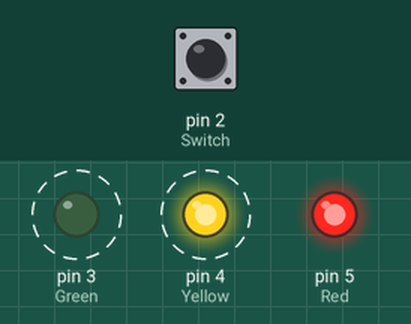
The sketch below on a simulated Arduino Uno, built with avr-gcc and run on an emulated ATmega328P. Shown: output pins drawn as LEDs (lit = HIGH). Dashed ring = blinking. The inputs (shaded band) are chosen by the test bench; at power-on: pin 2 (Switch) HIGH.

Above: at 4.8 s.
4.9 s: pin 2 (Switch) pulled LOW for 2.35 s
At 5.8 s:
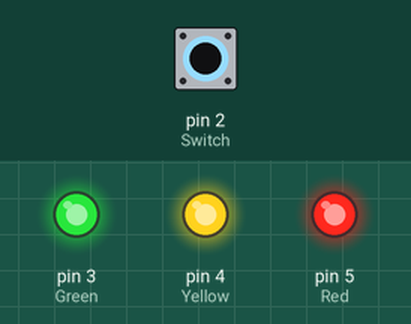
At 6.6 s:
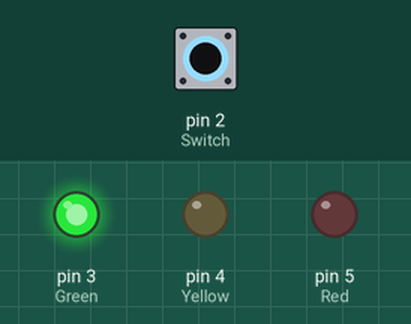
Timing chart, 0 to 14.7 s (numbered marks = the images above; inputs shaded):
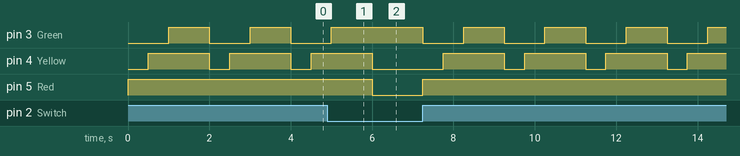

The sketch:

_02._Spaceship_Interface.ino
```cpp
void setup(){
  pinMode(3, OUTPUT); // Green
  pinMode(4, OUTPUT); // Yellow
  pinMode(5, OUTPUT); // Red
  pinMode(2, INPUT);  // Switch
}

void loop(){
  int switchState = digitalRead(2);
  if(switchState == LOW){
    // Switch not pressed
    digitalWrite(3, HIGH);
    digitalWrite(4, LOW);
    digitalWrite(5, LOW);
  }
  else{
    digitalWrite(3, LOW);
    digitalWrite(4, LOW);
    digitalWrite(5, HIGH);

    delay(500);
    digitalWrite(4, HIGH);

    delay(500);
    digitalWrite(3, HIGH);

    delay(1000);
    digitalWrite(5, HIGH);
    digitalWrite(4, HIGH);
  }
}
```

Measured:
- after the input at 4.9 s, pin 5 (Red): HIGH → LOW after 1.1 s, → HIGH 1.2 s later
- by itself, pin 3 (Green): repeats every 2.0 s: LOW 1.0 s, HIGH 1.0 s
- by itself, pin 4 (Yellow): repeats every 2.0 s: HIGH 1.5 s, LOW 0.50 s
